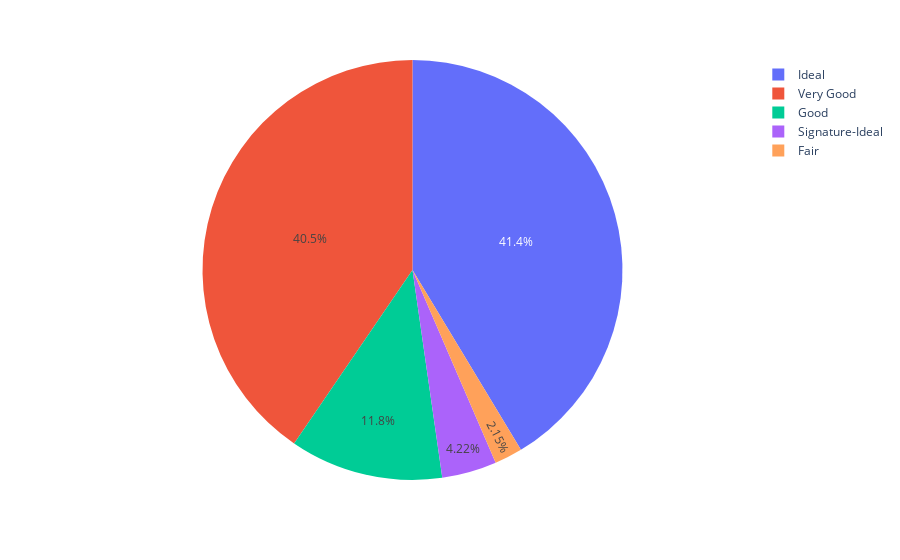

The code cell stored with this chart in its notebook:
### Markdown cell above
### <font style = "color:rgb(77, 173, 255)"> **Example 1 - Simple Pie Chart** </font>

This is a simple pie-chart. Remember that pie-charts work best with categorical data.

### Code cell
# This example plots a simple pie chart.
# Change the name of the feature, but remember that 
# Pie-Charts are best for categorical features

fig = px.pie(df, 
             values = None, 
             names = 'Cut',
            )

fig.show()

### Figure 1 — Plotly figure (JSON) as saved in the notebook; plotly's stock layout.template omitted (floating-point values rounded to 4 significant figures; data arrays with more than 128 entries replaced by an {"elided": "..."} marker saying what was removed)
{"data": [{"domain": {"x": [0, 1], "y": [0, 1]}, "hovertemplate": "Cut=%{label}<extra></extra>", "labels": {"elided": "6000 str values"}, "legendgroup": "", "name": "", "showlegend": true, "type": "pie"}], "layout": {"autosize": true, "legend": {"tracegroupgap": 0}, "margin": {"t": 60}}}
